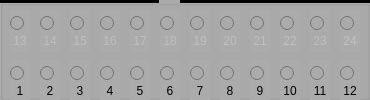
  <widget class="QGroupBox" name="groupBox_3">
   <property name="geometry">
    <rect>
     <x>562</x>
     <y>570</y>
     <width>370</width>
     <height>100</height>
    </rect>
   </property>
   <property name="styleSheet">
    <string notr="true">background-color: rgb(171, 171, 171);</string>
   </property>
   <property name="title">
    <string/>
   </property>
   <widget class="QRadioButton" name="rbtEletrodoEsquerdo_13">
    <property name="enabled">
     <bool>false</bool>
    </property>
    <property name="geometry">
     <rect>
      <x>10</x>
      <y>10</y>
      <width>20</width>
      <height>27</height>
     </rect>
    </property>
    <property name="text">
     <string/>
    </property>
   </widget>
   <widget class="QRadioButton" name="rbtEletrodoEsquerdo_6">
    <property name="geometry">
     <rect>
      <x>160</x>
      <y>60</y>
      <width>20</width>
      <height>27</height>
     </rect>
    </property>
    <property name="text">
     <string/>
    </property>
   </widget>
   <widget class="QRadioButton" name="rbtEletrodoEsquerdo_2">
    <property name="geometry">
     <rect>
      <x>40</x>
      <y>60</y>
      <width>20</width>
      <height>27</height>
     </rect>
    </property>
    <property name="text">
     <string/>
    </property>
   </widget>
   <widget class="QRadioButton" name="rbtEletrodoEsquerdo_4">
    <property name="geometry">
     <rect>
      <x>100</x>
      <y>60</y>
      <width>20</width>
      <height>27</height>
     </rect>
    </property>
    <property name="text">
     <string/>
    </property>
   </widget>
   <widget class="QRadioButton" name="rbtEletrodoEsquerdo_3">
    <property name="geometry">
     <rect>
      <x>70</x>
      <y>60</y>
      <width>20</width>
      <height>27</height>
     </rect>
    </property>
    <property name="text">
     <string/>
    </property>
   </widget>
   <widget class="QRadioButton" name="rbtEletrodoEsquerdo_7">
    <property name="geometry">
     <rect>
      <x>190</x>
      <y>60</y>
      <width>20</width>
      <height>27</height>
     </rect>
    </property>
    <property name="text">
     <string/>
    </property>
   </widget>
   <widget class="QRadioButton" name="rbtEletrodoEsquerdo_8">
    <property name="geometry">
     <rect>
      <x>220</x>
      <y>60</y>
      <width>20</width>
      <height>27</height>
     </rect>
    </property>
    <property name="text">
     <string/>
    </property>
   </widget>
   <widget class="QRadioButton" name="rbtEletrodoEsquerdo_1">
    <property name="geometry">
     <rect>
      <x>10</x>
      <y>60</y>
      <width>20</width>
      <height>27</height>
     </rect>
    </property>
    <property name="text">
     <string/>
    </property>
    <property name="checkable">
     <bool>true</bool>
    </property>
    <property name="checked">
     <bool>false</bool>
    </property>
    <property name="autoExclusive">
     <bool>true</bool>
    </property>
   </widget>
   <widget class="QRadioButton" name="rbtEletrodoEsquerdo_5">
    <property name="geometry">
     <rect>
      <x>130</x>
      <y>60</y>
      <width>20</width>
      <height>27</height>
     </rect>
    </property>
    <property name="text">
     <string/>
    </property>
   </widget>
   <widget class="QLabel" name="label_139">
    <property name="enabled">
     <bool>false</bool>
    </property>
    <property name="geometry">
     <rect>
      <x>10</x>
      <y>30</y>
      <width>20</width>
      <height>22</height>
     </rect>
    </property>
    <property name="text">
     <string>&lt;html&gt;&lt;head/&gt;&lt;body&gt;&lt;p align=&quot;center&quot;&gt;13&lt;/p&gt;&lt;/body&gt;&lt;/html&gt;</string>
    </property>
   </widget>
   <widget class="QLabel" name="label_143">
    <property name="geometry">
     <rect>
      <x>160</x>
      <y>80</y>
      <width>20</width>
      <height>22</height>
     </rect>
    </property>
    <property name="text">
     <string>&lt;html&gt;&lt;head/&gt;&lt;body&gt;&lt;p align=&quot;center&quot;&gt;6&lt;/p&gt;&lt;/body&gt;&lt;/html&gt;</string>
    </property>
   </widget>
   <widget class="QLabel" name="label_144">
    <property name="geometry">
     <rect>
      <x>40</x>
      <y>80</y>
      <width>20</width>
      <height>22</height>
     </rect>
    </property>
    <property name="text">
     <string>&lt;html&gt;&lt;head/&gt;&lt;body&gt;&lt;p align=&quot;center&quot;&gt;2&lt;/p&gt;&lt;/body&gt;&lt;/html&gt;</string>
    </property>
   </widget>
   <widget class="QLabel" name="label_145">
    <property name="geometry">
     <rect>
      <x>220</x>
      <y>80</y>
      <width>20</width>
      <height>22</height>
     </rect>
    </property>
    <property name="text">
     <string>&lt;html&gt;&lt;head/&gt;&lt;body&gt;&lt;p align=&quot;center&quot;&gt;8&lt;/p&gt;&lt;/body&gt;&lt;/html&gt;</string>
    </property>
   </widget>
   <widget class="QLabel" name="label_146">
    <property name="geometry">
     <rect>
      <x>10</x>
      <y>80</y>
      <width>20</width>
      <height>22</height>
     </rect>
    </property>
    <property name="text">
     <string>&lt;html&gt;&lt;head/&gt;&lt;body&gt;&lt;p align=&quot;center&quot;&gt;1&lt;/p&gt;&lt;/body&gt;&lt;/html&gt;</string>
    </property>
   </widget>
   <widget class="QLabel" name="label_147">
    <property name="geometry">
     <rect>
      <x>190</x>
      <y>80</y>
      <width>20</width>
      <height>22</height>
     </rect>
    </property>
    <property name="text">
     <string>&lt;html&gt;&lt;head/&gt;&lt;body&gt;&lt;p align=&quot;center&quot;&gt;7&lt;/p&gt;&lt;/body&gt;&lt;/html&gt;</string>
    </property>
   </widget>
   <widget class="QLabel" name="label_148">
    <property name="geometry">
     <rect>
      <x>70</x>
      <y>80</y>
      <width>20</width>
      <height>22</height>
     </rect>
    </property>
    <property name="text">
     <string>&lt;html&gt;&lt;head/&gt;&lt;body&gt;&lt;p align=&quot;center&quot;&gt;3&lt;/p&gt;&lt;/body&gt;&lt;/html&gt;</string>
    </property>
   </widget>
   <widget class="QLabel" name="label_149">
    <property name="geometry">
     <rect>
      <x>100</x>
      <y>80</y>
      <width>20</width>
      <height>22</height>
     </rect>
    </property>
    <property name="text">
     <string>&lt;html&gt;&lt;head/&gt;&lt;body&gt;&lt;p align=&quot;center&quot;&gt;4&lt;/p&gt;&lt;/body&gt;&lt;/html&gt;</string>
    </property>
   </widget>
   <widget class="QLabel" name="label_150">
    <property name="geometry">
     <rect>
      <x>130</x>
      <y>80</y>
      <width>20</width>
      <height>22</height>
     </rect>
    </property>
    <property name="text">
     <string>&lt;html&gt;&lt;head/&gt;&lt;body&gt;&lt;p align=&quot;center&quot;&gt;5&lt;/p&gt;&lt;/body&gt;&lt;/html&gt;</string>
    </property>
   </widget>
   <widget class="Line" name="line_29">
    <property name="geometry">
     <rect>
      <x>-1</x>
      <y>0</y>
      <width>160</width>
      <height>3</height>
     </rect>
    </property>
    <property name="styleSheet">
     <string notr="true">background-color: rgb(0, 0, 0);</string>
    </property>
    <property name="orientation">
     <enum>Qt::Horizontal</enum>
    </property>
   </widget>
   <widget class="Line" name="line_30">
    <property name="geometry">
     <rect>
      <x>180</x>
      <y>0</y>
      <width>190</width>
      <height>3</height>
     </rect>
    </property>
    <property name="styleSheet">
     <string notr="true">background-color: rgb(0, 0, 0);</string>
    </property>
    <property name="orientation">
     <enum>Qt::Horizontal</enum>
    </property>
   </widget>
   <widget class="QRadioButton" name="rbtEletrodoEsquerdo_9">
    <property name="geometry">
     <rect>
      <x>250</x>
      <y>60</y>
      <width>20</width>
      <height>27</height>
     </rect>
    </property>
    <property name="text">
     <string/>
    </property>
   </widget>
   <widget class="QRadioButton" name="rbtEletrodoEsquerdo_10">
    <property name="geometry">
     <rect>
      <x>280</x>
      <y>60</y>
      <width>20</width>
      <height>27</height>
     </rect>
    </property>
    <property name="text">
     <string/>
    </property>
   </widget>
   <widget class="QRadioButton" name="rbtEletrodoEsquerdo_11">
    <property name="geometry">
     <rect>
      <x>310</x>
      <y>60</y>
      <width>20</width>
      <height>27</height>
     </rect>
    </property>
    <property name="text">
     <string/>
    </property>
   </widget>
   <widget class="QRadioButton" name="rbtEletrodoEsquerdo_12">
    <property name="geometry">
     <rect>
      <x>340</x>
      <y>60</y>
      <width>20</width>
      <height>27</height>
     </rect>
    </property>
    <property name="text">
     <string/>
    </property>
   </widget>
   <widget class="QRadioButton" name="rbtEletrodoEsquerdo_14">
    <property name="enabled">
     <bool>false</bool>
    </property>
    <property name="geometry">
     <rect>
      <x>40</x>
      <y>10</y>
      <width>20</width>
      <height>27</height>
     </rect>
    </property>
    <property name="text">
     <string/>
    </property>
   </widget>
   <widget class="QRadioButton" name="rbtEletrodoEsquerdo_15">
    <property name="enabled">
     <bool>false</bool>
    </property>
    <property name="geometry">
     <rect>
      <x>70</x>
      <y>10</y>
      <width>20</width>
      <height>27</height>
     </rect>
    </property>
    <property name="text">
     <string/>
    </property>
   </widget>
   <widget class="QRadioButton" name="rbtEletrodoEsquerdo_16">
    <property name="enabled">
     <bool>false</bool>
    </property>
    <property name="geometry">
     <rect>
      <x>100</x>
      <y>10</y>
      <width>20</width>
      <height>27</height>
     </rect>
    </property>
    <property name="text">
     <string/>
    </property>
   </widget>
   <widget class="QRadioButton" name="rbtEletrodoEsquerdo_17">
    <property name="enabled">
     <bool>false</bool>
    </property>
    <property name="geometry">
     <rect>
      <x>130</x>
      <y>10</y>
      <width>20</width>
      <height>27</height>
     </rect>
    </property>
    <property name="text">
     <string/>
    </property>
   </widget>
   <widget class="QRadioButton" name="rbtEletrodoEsquerdo_18">
    <property name="enabled">
     <bool>false</bool>
    </property>
    <property name="geometry">
     <rect>
      <x>160</x>
      <y>10</y>
      <width>20</width>
      <height>27</height>
     </rect>
    </property>
    <property name="text">
     <string/>
    </property>
   </widget>
   <widget class="QRadioButton" name="rbtEletrodoEsquerdo_19">
    <property name="enabled">
     <bool>false</bool>
    </property>
    <property name="geometry">
     <rect>
      <x>190</x>
      <y>10</y>
      <width>20</width>
      <height>27</height>
     </rect>
    </property>
    <property name="text">
     <string/>
    </property>
   </widget>
   <widget class="QRadioButton" name="rbtEletrodoEsquerdo_20">
    <property name="enabled">
     <bool>false</bool>
    </property>
    <property name="geometry">
     <rect>
      <x>220</x>
      <y>10</y>
      <width>20</width>
      <height>27</height>
     </rect>
    </property>
    <property name="text">
     <string/>
    </property>
   </widget>
   <widget class="QRadioButton" name="rbtEletrodoEsquerdo_21">
    <property name="enabled">
     <bool>false</bool>
    </property>
    <property name="geometry">
     <rect>
      <x>250</x>
      <y>10</y>
      <width>20</width>
      <height>27</height>
     </rect>
    </property>
    <property name="text">
     <string/>
    </property>
   </widget>
   <widget class="QRadioButton" name="rbtEletrodoEsquerdo_22">
    <property name="enabled">
     <bool>false</bool>
    </property>
    <property name="geometry">
     <rect>
      <x>280</x>
      <y>10</y>
      <width>20</width>
      <height>27</height>
     </rect>
    </property>
    <property name="text">
     <string/>
    </property>
   </widget>
   <widget class="QRadioButton" name="rbtEletrodoEsquerdo_23">
    <property name="enabled">
     <bool>false</bool>
    </property>
    <property name="geometry">
     <rect>
      <x>310</x>
      <y>10</y>
      <width>20</width>
      <height>27</height>
     </rect>
    </property>
    <property name="text">
     <string/>
    </property>
   </widget>
   <widget class="QRadioButton" name="rbtEletrodoEsquerdo_24">
    <property name="enabled">
     <bool>false</bool>
    </property>
    <property name="geometry">
     <rect>
      <x>340</x>
      <y>10</y>
      <width>20</width>
      <height>27</height>
     </rect>
    </property>
    <property name="text">
     <string/>
    </property>
   </widget>
   <widget class="QLabel" name="label_151">
    <property name="geometry">
     <rect>
      <x>340</x>
      <y>80</y>
      <width>20</width>
      <height>22</height>
     </rect>
    </property>
    <property name="text">
     <string>&lt;html&gt;&lt;head/&gt;&lt;body&gt;&lt;p align=&quot;center&quot;&gt;12&lt;/p&gt;&lt;/body&gt;&lt;/html&gt;</string>
    </property>
   </widget>
   <widget class="QLabel" name="label_152">
    <property name="geometry">
     <rect>
      <x>310</x>
      <y>80</y>
      <width>20</width>
      <height>22</height>
     </rect>
    </property>
    <property name="text">
     <string>&lt;html&gt;&lt;head/&gt;&lt;body&gt;&lt;p align=&quot;center&quot;&gt;11&lt;/p&gt;&lt;/body&gt;&lt;/html&gt;</string>
    </property>
   </widget>
   <widget class="QLabel" name="label_153">
    <property name="geometry">
     <rect>
      <x>280</x>
      <y>80</y>
      <width>20</width>
      <height>22</height>
     </rect>
    </property>
    <property name="text">
     <string>&lt;html&gt;&lt;head/&gt;&lt;body&gt;&lt;p align=&quot;center&quot;&gt;10&lt;/p&gt;&lt;/body&gt;&lt;/html&gt;</string>
    </property>
   </widget>
   <widget class="QLabel" name="label_154">
    <property name="geometry">
     <rect>
      <x>250</x>
      <y>80</y>
      <width>20</width>
      <height>22</height>
     </rect>
    </property>
    <property name="text">
     <string>&lt;html&gt;&lt;head/&gt;&lt;body&gt;&lt;p align=&quot;center&quot;&gt;9&lt;/p&gt;&lt;/body&gt;&lt;/html&gt;</string>
    </property>
   </widget>
   <widget class="QLabel" name="label_140">
    <property name="enabled">
     <bool>false</bool>
    </property>
    <property name="geometry">
     <rect>
      <x>40</x>
      <y>30</y>
      <width>20</width>
      <height>22</height>
     </rect>
    </property>
    <property name="text">
     <string>&lt;html&gt;&lt;head/&gt;&lt;body&gt;&lt;p align=&quot;center&quot;&gt;14&lt;/p&gt;&lt;/body&gt;&lt;/html&gt;</string>
    </property>
   </widget>
   <widget class="QLabel" name="label_141">
    <property name="enabled">
     <bool>false</bool>
    </property>
    <property name="geometry">
     <rect>
      <x>70</x>
      <y>30</y>
      <width>20</width>
      <height>22</height>
     </rect>
    </property>
    <property name="text">
     <string>&lt;html&gt;&lt;head/&gt;&lt;body&gt;&lt;p align=&quot;center&quot;&gt;13&lt;/p&gt;&lt;/body&gt;&lt;/html&gt;</string>
    </property>
   </widget>
   <widget class="QLabel" name="label_142">
    <property name="enabled">
     <bool>false</bool>
    </property>
    <property name="geometry">
     <rect>
      <x>70</x>
      <y>30</y>
      <width>20</width>
      <height>22</height>
     </rect>
    </property>
    <property name="text">
     <string>&lt;html&gt;&lt;head/&gt;&lt;body&gt;&lt;p align=&quot;center&quot;&gt;15&lt;/p&gt;&lt;/body&gt;&lt;/html&gt;</string>
    </property>
   </widget>
   <widget class="QLabel" name="label_155">
    <property name="enabled">
     <bool>false</bool>
    </property>
    <property name="geometry">
     <rect>
      <x>130</x>
      <y>30</y>
      <width>20</width>
      <height>22</height>
     </rect>
    </property>
    <property name="text">
     <string>&lt;html&gt;&lt;head/&gt;&lt;body&gt;&lt;p align=&quot;center&quot;&gt;13&lt;/p&gt;&lt;/body&gt;&lt;/html&gt;</string>
    </property>
   </widget>
   <widget class="QLabel" name="label_156">
    <property name="enabled">
     <bool>false</bool>
    </property>
    <property name="geometry">
     <rect>
      <x>100</x>
      <y>30</y>
      <width>20</width>
      <height>22</height>
     </rect>
    </property>
    <property name="text">
     <string>&lt;html&gt;&lt;head/&gt;&lt;body&gt;&lt;p align=&quot;center&quot;&gt;16&lt;/p&gt;&lt;/body&gt;&lt;/html&gt;</string>
    </property>
   </widget>
   <widget class="QLabel" name="label_157">
    <property name="enabled">
     <bool>false</bool>
    </property>
    <property name="geometry">
     <rect>
      <x>160</x>
      <y>30</y>
      <width>20</width>
      <height>22</height>
     </rect>
    </property>
    <property name="text">
     <string>&lt;html&gt;&lt;head/&gt;&lt;body&gt;&lt;p align=&quot;center&quot;&gt;18&lt;/p&gt;&lt;/body&gt;&lt;/html&gt;</string>
    </property>
   </widget>
   <widget class="QLabel" name="label_158">
    <property name="enabled">
     <bool>false</bool>
    </property>
    <property name="geometry">
     <rect>
      <x>190</x>
      <y>30</y>
      <width>20</width>
      <height>22</height>
     </rect>
    </property>
    <property name="text">
     <string>&lt;html&gt;&lt;head/&gt;&lt;body&gt;&lt;p align=&quot;center&quot;&gt;13&lt;/p&gt;&lt;/body&gt;&lt;/html&gt;</string>
    </property>
   </widget>
   <widget class="QLabel" name="label_159">
    <property name="enabled">
     <bool>false</bool>
    </property>
    <property name="geometry">
     <rect>
      <x>130</x>
      <y>30</y>
      <width>20</width>
      <height>22</height>
     </rect>
    </property>
    <property name="text">
     <string>&lt;html&gt;&lt;head/&gt;&lt;body&gt;&lt;p align=&quot;center&quot;&gt;17&lt;/p&gt;&lt;/body&gt;&lt;/html&gt;</string>
    </property>
   </widget>
   <widget class="QLabel" name="label_160">
    <property name="enabled">
     <bool>false</bool>
    </property>
    <property name="geometry">
     <rect>
      <x>190</x>
      <y>30</y>
      <width>20</width>
      <height>22</height>
     </rect>
    </property>
    <property name="text">
     <string>&lt;html&gt;&lt;head/&gt;&lt;body&gt;&lt;p align=&quot;center&quot;&gt;19&lt;/p&gt;&lt;/body&gt;&lt;/html&gt;</string>
    </property>
   </widget>
   <widget class="QLabel" name="label_161">
    <property name="enabled">
     <bool>false</bool>
    </property>
    <property name="geometry">
     <rect>
      <x>220</x>
      <y>30</y>
      <width>20</width>
      <height>22</height>
     </rect>
    </property>
    <property name="text">
     <string>&lt;html&gt;&lt;head/&gt;&lt;body&gt;&lt;p align=&quot;center&quot;&gt;20&lt;/p&gt;&lt;/body&gt;&lt;/html&gt;</string>
    </property>
   </widget>
   <widget class="QLabel" name="label_162">
    <property name="enabled">
     <bool>false</bool>
    </property>
    <property name="geometry">
     <rect>
      <x>250</x>
      <y>30</y>
      <width>20</width>
      <height>22</height>
     </rect>
    </property>
    <property name="text">
     <string>&lt;html&gt;&lt;head/&gt;&lt;body&gt;&lt;p align=&quot;center&quot;&gt;21&lt;/p&gt;&lt;/body&gt;&lt;/html&gt;</string>
    </property>
   </widget>
   <widget class="QLabel" name="label_163">
    <property name="enabled">
     <bool>false</bool>
    </property>
    <property name="geometry">
     <rect>
      <x>340</x>
      <y>30</y>
      <width>20</width>
      <height>22</height>
     </rect>
    </property>
    <property name="text">
     <string>&lt;html&gt;&lt;head/&gt;&lt;body&gt;&lt;p align=&quot;center&quot;&gt;24&lt;/p&gt;&lt;/body&gt;&lt;/html&gt;</string>
    </property>
   </widget>
   <widget class="QLabel" name="label_164">
    <property name="enabled">
     <bool>false</bool>
    </property>
    <property name="geometry">
     <rect>
      <x>280</x>
      <y>30</y>
      <width>20</width>
      <height>22</height>
     </rect>
    </property>
    <property name="text">
     <string>&lt;html&gt;&lt;head/&gt;&lt;body&gt;&lt;p align=&quot;center&quot;&gt;22&lt;/p&gt;&lt;/body&gt;&lt;/html&gt;</string>
    </property>
   </widget>
   <widget class="QLabel" name="label_165">
    <property name="enabled">
     <bool>false</bool>
    </property>
    <property name="geometry">
     <rect>
      <x>310</x>
      <y>30</y>
      <width>20</width>
      <height>22</height>
     </rect>
    </property>
    <property name="text">
     <string>&lt;html&gt;&lt;head/&gt;&lt;body&gt;&lt;p align=&quot;center&quot;&gt;23&lt;/p&gt;&lt;/body&gt;&lt;/html&gt;</string>
    </property>
   </widget>
  </widget>
